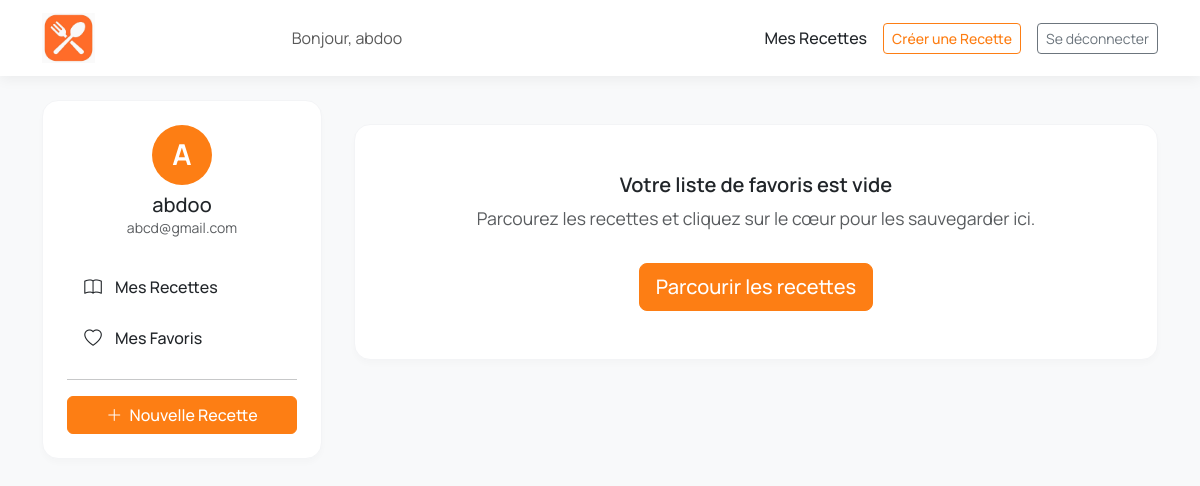
/my-recipes/ (signed in), run on an earlier commit of the app's database.
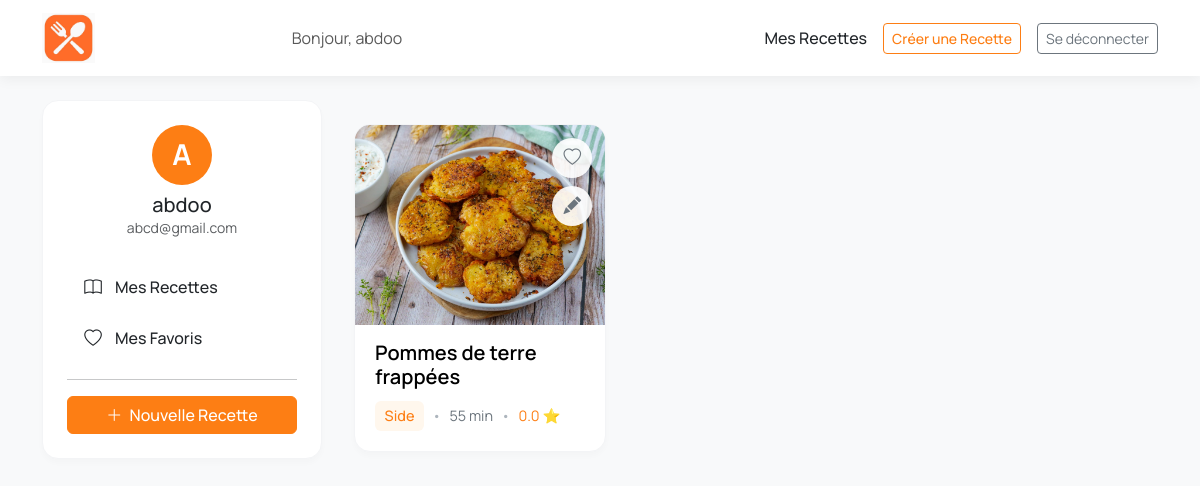
And on a later commit of the database.
### recettes/models.py (models this page shows, shortened)
class Recipe(models.Model):
    title = models.CharField(max_length=200)
    description = models.TextField()
    instructions = models.TextField(default='', blank=True)
    preparation_time = models.PositiveIntegerField(default=0)
    category = models.ForeignKey(Category, on_delete=models.CASCADE)
    ingredients = models.ManyToManyField(Ingredient)  # SIMPLE SANS through
    author = models.ForeignKey(User, on_delete=models.CASCADE)
    rating = models.FloatField(default=0)
    created_at = models.DateTimeField(auto_now_add=True)
    image = models.ImageField(upload_to='recipes/', blank=True, null=True)
    favorited_by = models.ManyToManyField(User,related_name='favorite_recipes',blank=True)

class Category(models.Model):
    name = models.CharField(max_length=100)

### recettes/views.py (the view)
# urls.py: path('my-recipes/', views.my_recipes, name='my_recipes'),
@login_required
def my_recipes(request):
    recipes = Recipe.objects.filter(author=request.user)
    context = {
        'recipes': recipes
    }
    return render(request, 'my_recipes.html', context)

### templates/my_recipes.html (shortened to what this page needs)
{% extends 'base.html' %}
{% load static %}
{% block content %}
<div class="my-recipes-layout">
    <aside class="sidebar-nav-wrapper">
        <a href="{% url 'accounts:edit_profile' %}" class="text-center mb-4 d-block text-decoration-none sidebar-profile-link">
            <div class="mx-auto mb-2 sidebar-avatar">
                {{ user.username|first|upper }}
            </div>
            <h5 class="card-title mb-0 text-dark">{{ user.username }}</h5>
            {% if user.email %}
                <p class="card-text text-muted small">{{ user.email }}</p>
            {% endif %}
        </a>
        <div class="sidebar-nav">
            <div class="nav flex-column nav-pills" role="tablist" aria-orientation="vertical">
                <a href="{% url 'accounts:my_recipes' %}" class="nav-link {% if view_mode == 'recipes' %}active{% endif %}" role="tab">
                    <i class="bi bi-book"></i>
                    <span>Mes Recettes</span>
                </a>
                <a href="{% url 'accounts:my_favorites' %}" class="nav-link {% if view_mode == 'favorites' %}active{% endif %}" role="tab">
                    <i class="bi bi-heart"></i>
                    <span>Mes Favoris</span>
                </a>
                <hr class="my-3">
                <a href="{% url 'create_recipe' %}" class="btn btn-orange w-100">
                    <i class="bi bi-plus-lg me-1"></i> Nouvelle Recette
                </a>
            </div>
        </div>
    </aside>
    <main class="recipe-content-wrapper">
        {% if recipes %}
            <div class="row">
                {% for recipe in recipes %}
                    <div class="col-lg-6 col-xl-4 mb-4">
                        <div class="card recipe-card h-100">
                            <div class="recipe-card-img-wrapper">
                                {% if recipe.image %}
                                    <img src="{{ recipe.image.url }}" class="recipe-card-img" alt="{{ recipe.title }}">
                                {% else %}
                                    <div class="recipe-card-img bg-secondary d-flex align-items-center justify-content-center">
                                        <span>🍳 Pas d'image</span>
                                    </div>
                                {% endif %}
                                {% if user.is_authenticated %}
                                    <button class="card-action-btn favorite-btn {% if user in recipe.favorited_by.all %}favorited{% endif %}"
                                            data-recipe-id="{{ recipe.id }}"
                                            title="Ajouter aux favoris">
                                        <i class="bi bi-heart"></i>
                                    </button>
                                {% endif %}
                                <a href="{% url 'edit_recipe' recipe.id %}" class="card-action-btn edit-btn"
                                   title="Modifier la recette">
                                    <i class="bi bi-pencil-fill"></i>
                                </a>
                            </div>
                            <div class="card-body">
                                <h5 class="card-title">
                                    <a href="{% url 'recipe_detail' recipe.id %}" class="stretched-link text-decoration-none" style="color: black">
                                        {{ recipe.title }}
                                    </a>
                                </h5>
                                <div class="recipe-meta-text">
                                    <span class="category-tag">{{ recipe.category.name }}</span>
                                    <span class="dot-separator">•</span>
                                    <span>{{ recipe.preparation_time }} min</span>
                                    <span class="dot-separator">•</span>
                                    <span class="rating-stars">
                                        {{ recipe.rating|floatformat:1 }} ⭐
                                    </span>
                                </div>
                            </div>
                        </div>
                    </div>
                {% endfor %}
            </div>
        {% else %}
            <div class="empty-results-card">
                {% if view_mode == 'recipes' %}
                    <h4 class="h5">Vous n'avez pas encore créé de recettes</h4>
                    <p class="text-muted">Commencez par créer votre première recette !</p>
                    <a href="{% url 'create_recipe' %}" class="btn btn-orange btn-lg mt-3" style="color: white">Créer ma première recette</a>
                {% else %}
                    <h4 class="h5">Votre liste de favoris est vide</h4>
                    <p class="text-muted">Parcourez les recettes et cliquez sur le cœur pour les sauvegarder ici.</p>
                    <a href="{% url 'home' %}" class="btn btn-orange btn-lg mt-3" style="color: white">Parcourir les recettes</a>
                {% endif %}
            </div>
        {% endif %}
    </main>
</div>
{% endblock %}

### templates/base.html (shortened to what this page needs)
{% load static %}
<!DOCTYPE html>
<html lang="fr">
<head>
    <link href="https://cdn.jsdelivr.net/npm/bootstrap@5.3.3/dist/css/bootstrap.min.css" rel="stylesheet">
    <link href="https://cdn.jsdelivr.net/npm/bootstrap-icons@1.10.5/font/bootstrap-icons.css" rel="stylesheet">
</head>
<body class="bg-light">
<nav class="navbar navbar-expand-lg navbar-custom">
  <div class="container-xl">
    <a class="navbar-brand" href="{% url 'home' %}">
        <img src="/media/logo/logo-forchette.jpg" alt="" class="navbar-logo-img">
    </a>
    {% if user.is_authenticated %}
        <span class="navbar-text mx-auto">Bonjour, {{ user.username }}</span>
    {% endif %}
    <div class="d-flex align-items-center ms-auto"> {% if user.is_authenticated %}
            <a href="{% url 'accounts:my_recipes' %}" class="nav-link me-3">Mes Recettes</a>
            <a href="{% url 'create_recipe' %}" class="btn btn-outline-orange btn-sm me-3">Créer une Recette</a>
            <a href="{% url 'accounts:logout' %}" class="btn btn-outline-secondary btn-sm">Se déconnecter</a>
        {% else %}
            <a href="{% url 'accounts:login' %}" class="btn btn-outline-secondary me-2">Connexion</a>
            <a href="{% url 'accounts:register' %}" class="btn btn-orange">Créer un compte</a>
        {% endif %}
    </div>
  </div>
</nav>
<div class="container-xl mt-4">
    {% block content %}{% endblock %}
</div>
</body>
</html>

### templates/base.html (style rules this page uses)
body, .btn, .form-control, .form-select, .card-title, .nav-link, .navbar-brand, .dropdown-item { font-family: 'Manrope', sans-serif; }
.navbar-custom { background-color: #ffffff; box-shadow: 0 4px 12px rgba(0,0,0,0.05); padding-top: 0.5rem; padding-bottom: 0.5rem; }
.navbar-custom .navbar-brand { color: #fd7e14; font-weight: 700; font-size: 1.5rem; display: flex; align-items: center; }
.navbar-logo-img { height: 50px; width: auto; object-fit: contain; }
.navbar-custom .nav-link { color: #212529; font-weight: 500; }
.btn-orange { background-color: #fd7e14; border-color: #fd7e14; color: #ffffff; font-weight: 500; }
.btn-outline-orange { color: #fd7e14; border-color: #fd7e14; font-weight: 500; }

### templates/my_recipes.html (style rules this page uses)
.recipe-card { border-radius: 1rem; overflow: hidden; border: 1px solid #f3f4f6; box-shadow: 0 4px 6px rgba(0,0,0,0.02); transition: box-shadow 0.3s ease-in-out; background-color: #ffffff; }
.recipe-card-img-wrapper { height: 200px; overflow: hidden; position: relative; background-color: #e9ecef; }
.recipe-card-img { width: 100%; height: 100%; object-fit: cover; transition: transform 0.3s ease-in-out; }
.card-action-btn { position: absolute; right: 0.8rem; background-color: rgba(255, 255, 255, 0.9); border-radius: 50%; width: 40px; height: 40px; display: flex; align-items: center; justify-content: center; padding: 0; border: none; box-shadow: 0 2px 6px rgba(0,0,0,0.1); transition: transform 0.2s ease-in-out; cursor: pointer; z-index: 10; }
.card-action-btn i { font-size: 1.1rem; color: #6c757d; line-height: 1; transition: color 0.2s ease-in-out; }
.favorite-btn { top: 0.8rem; }
.edit-btn { top: 3.8rem; }
.favorite-btn .bi-heart { display: block; }
.recipe-card .card-body { padding: 1rem 1.25rem 1.25rem; }
.recipe-card .card-title { font-size: 1.25rem; font-weight: 600; margin-bottom: 0.75rem; color: #212529; text-decoration: none; }
.recipe-meta-text { display: flex; flex-wrap: wrap; align-items: center; gap: 0.25rem 0.5rem; font-size: 0.9rem; color: #6c757d; }
.recipe-meta-text .category-tag { color: #fd7e14; font-weight: 500; background-color: #fff7ed; padding: 0.25rem 0.6rem; border-radius: 6px; }
.recipe-meta-text .rating-stars { color: #fd7e14; }
.recipe-meta-text .dot-separator { color: #adb5bd; }
.my-recipes-layout { display: grid; grid-template-columns: 280px 1fr; gap: 2rem; }
.sidebar-nav-wrapper { position: sticky; top: 1.5rem; align-self: start; background-color: #ffffff; border-radius: 1rem; border: 1px solid #f3f4f6; box-shadow: 0 4px 6px rgba(0,0,0,0.02); padding: 1.5rem; }
.sidebar-avatar { width: 60px; height: 60px; border-radius: 50%; background-color: #fd7e14; color: white; display: flex; align-items: center; justify-content: center; font-size: 1.8rem; font-weight: bold; }
.sidebar-profile-link { position: relative; display: block; }
.sidebar-nav .nav-link { padding: 0.75rem 1rem; display: flex; align-items: center; font-size: 1rem; font-weight: 500; border-radius: 0.75rem; color: #212529; }
.sidebar-nav .nav-link i { font-size: 1.1rem; margin-right: 0.75rem; width: 20px; text-align: center; }

What changed in the data, as far as the page shows it:
added Recipe: image (picture), title "Pommes de terre frappées", category.name "Side", preparation_time "55", rating "0.0"
Also different on the page:
text no longer shown: "Votre liste de favoris est vide Parcourez les recettes et cliquez sur le cœur pour les sauvegarder ici. Parcourir les recettes"
